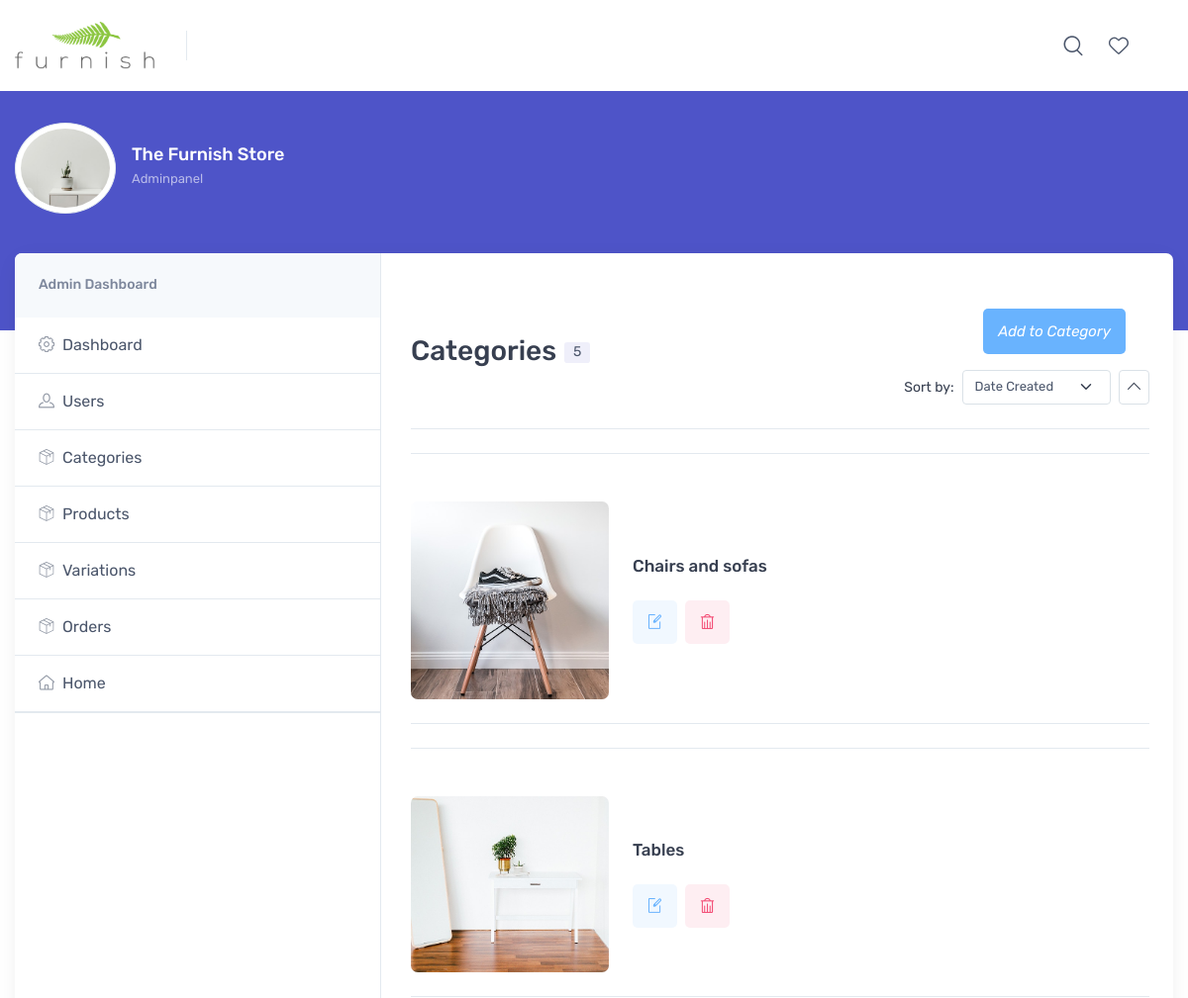
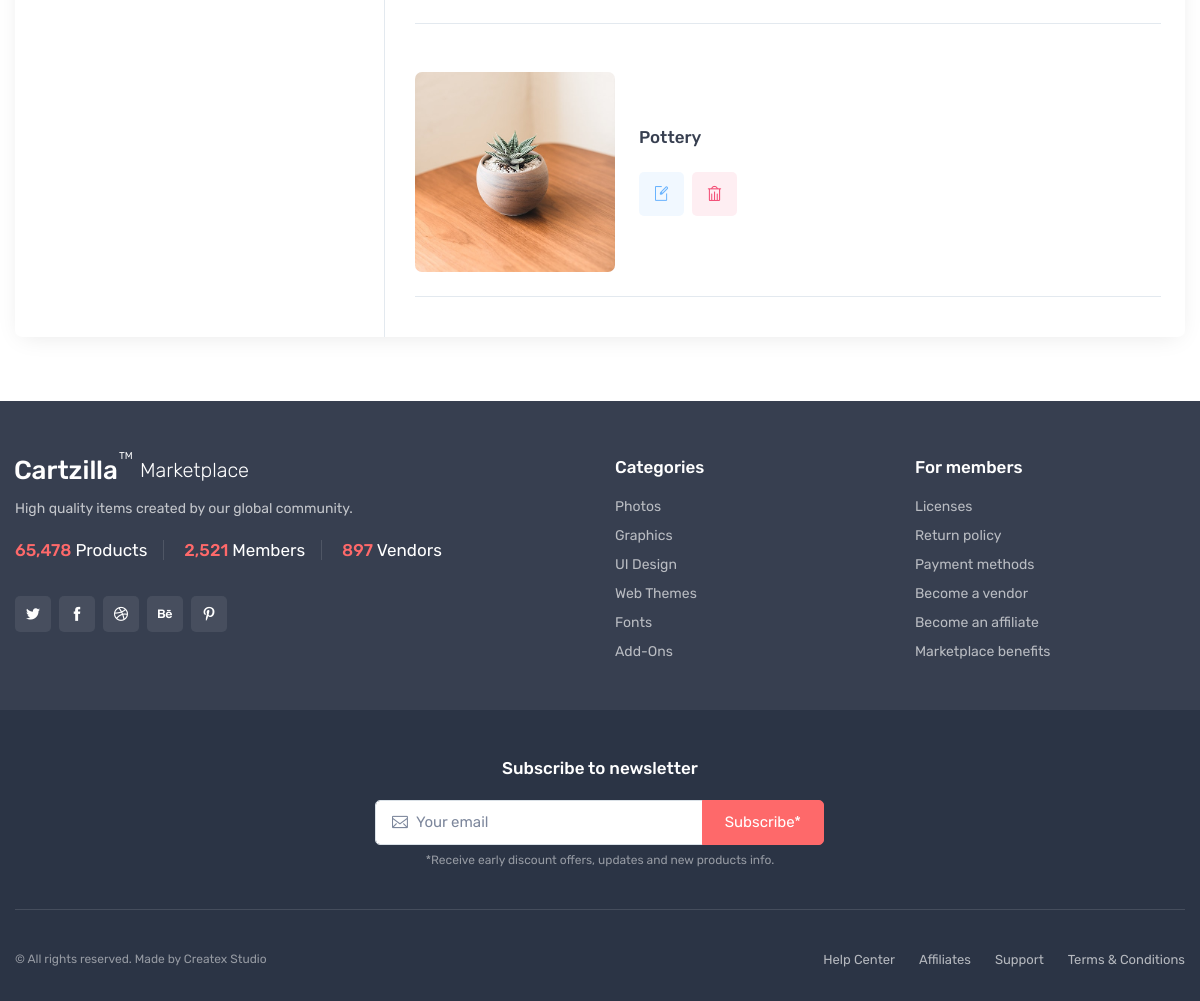
/adminpanel/categories/ (signed in), run on the app's committed database (2 pictures, top to bottom).
### category/models.py (models this page shows, shortened)
class Categorie(models.Model):
    category_name = models.CharField(max_length=50, unique=True)
    slug          = models.SlugField(max_length=100, unique=True, null=True)
    description   = models.TextField(max_length=225, blank=True)
    cat_image     = models.ImageField(upload_to='img/categories', blank=True)

### adminpanel/views.py (the view)
# urls.py: path('categories/',views.category_management,name='category_management'),
@login_required(login_url='signin')
@user_passes_test(lambda u: u.is_superuser, login_url='home')
def category_management(request):
    ctgry = Categorie.objects.all().order_by('id')
    context={
        'ctgry': ctgry
    }
    return render(request, 'adminpanel/dashboard-category.html',context)

### cart/context_processors.py (called while the page is built, shortened)
def counter(request):
    cart_count = 0
    if 'admin' in request.path:
        return {}
    return dict(cart_count=cart_count)

def wish_counter(request):
    wish_count = 0
    if 'admin' in request.path:
        return {}
    return dict(wish_count=wish_count)

### category/context_processors.py (called while the page is built)
def menu_links(request):
    links = Categorie.objects.all()
    return dict(links=links)

### templates/adminpanel/dashboard-category.html (shortened to what this page needs)
{% extends 'adminpanel/dashboard-base.html'%}
{% block content %}
<section class="col-lg-8 pt-lg-4 pb-4 mb-3">
    <div class="pt-2 px-4 ps-lg-0 pe-xl-5">
      <div class="d-sm-flex flex-wrap justify-content-between align-items-center border-bottom">
        <h2 class="h3 py-2 me-2 text-center text-sm-start">Categories<span class="badge bg-faded-accent fs-sm text-body align-middle ms-2">5</span></h2>
        <div class="py-2" >
            <div style="padding:1rem; margin-left:4rem;"> <a href="{% url 'add_category' %}"> <button  class="btn bg-info btn-icon me-2" type="button" data-bs-toggle="tooltip" title="Add New"><i class="text-light">Add to Category</i></button></a></div>
          <div class="d-flex flex-nowrap align-items-center pb-3">
            <label class="form-label fw-normal text-nowrap mb-0 me-2" for="sorting">Sort by:</label>
            <select class="form-select form-select-sm me-2" id="sorting">
              <option>Date Created</option>
            </select>
            <button class="btn btn-outline-secondary btn-sm px-2" type="button"><i class="ci-arrow-up"></i></button>
          </div>
        </div>
      </div>
      {% for x in ctgry %}
      <br><hr><br>
      <div class="d-block d-sm-flex align-items-center py-4 border-bottom"><a class="d-block mb-3 mb-sm-0 me-sm-4 ms-sm-0 mx-auto" href="marketplace-single.html" style="width: 12.5rem;"><img class="rounded-3" src="{{x.cat_image.url}}" alt="Product"></a>
        <div class="text-center text-sm-start">
          <h3 class="h6 product-title mb-2"><a href="marketplace-single.html">{{x.category_name}}</a></h3>
          <div class="d-flex justify-content-center justify-content-sm-start pt-3">
            <a href="{% url 'update_category' x.id %}" ><button class="btn bg-faded-info btn-icon me-2" type="button" data-bs-toggle="tooltip" title="Edit"><i class="ci-edit text-info"></i></button></a>
            <a href="{% url 'delete_category' x.id %}" onclick="return confirm('Are you sure you want to delete the category {{x.category_name}}? You will lose all the products in {{x.category_name}}!!')" ><button class="btn bg-faded-danger btn-icon " type="button" data-bs-toggle="tooltip" title="Delete"><i class="ci-trash text-danger"></i></button></a>
          </div>
        </div>
      </div>
      {% endfor %}
    </div>
</section>
{% endblock content%}

### data on the page
Categorie: cat_image (picture), category_name "Chairs and sofas"
Categorie: cat_image (picture), category_name "Tables"
Categorie: cat_image (picture), category_name "Pottery"
